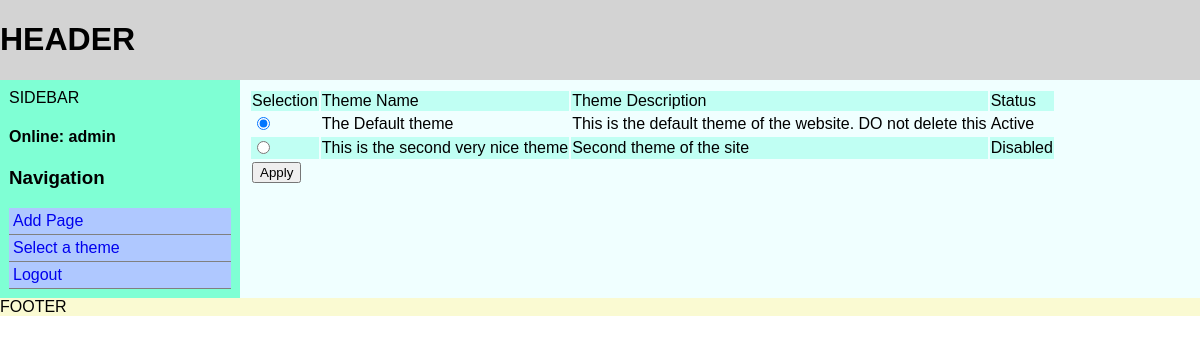
The page /index.php?q=select/theme (signed in) on the database its author committed.
### tables this page shows
CREATE TABLE IF NOT EXISTS `routes` (
  `routeid` int(11) NOT NULL AUTO_INCREMENT,
  `action` varchar(100) NOT NULL,
  `type` varchar(100) DEFAULT NULL,
  `id` tinyint(1) DEFAULT NULL,
  `mod_name` varchar(256) NOT NULL,
  `mod_real_name` varchar(256) NOT NULL,
  `mod_desc` mediumtext NOT NULL,
  `status` tinyint(1) NOT NULL,
  `tier` tinyint(4) NOT NULL,
  PRIMARY KEY (`routeid`)
);

CREATE TABLE IF NOT EXISTS `themes` (
  `tid` int(11) NOT NULL AUTO_INCREMENT,
  `theme_machine_name` varchar(255) DEFAULT NULL,
  `theme_display_name` varchar(255) DEFAULT NULL,
  `theme_desc` text NOT NULL,
  `status` tinyint(1) DEFAULT NULL,
  PRIMARY KEY (`tid`)
);

### includes/classes/class_router.php (called while the page is built, shortened)
<?php
class Router
{
    public static function RunModule(URL $url)
    {
        $db  = new DB();
        $mod_name = $db->GetModuleFromDB($url);
        $file_path = 'modules/'.$mod_name.'/'.$mod_name.".php";
        if (is_readable($file_path))
        {
            if (is_callable($mod_name,True))
            {
                call_user_func($mod_name);
                return True;
            }
        }
        return False;
    }
}
?>

### includes/bootstrap.php (called while the page is built, shortened)
<?php
function boot($debug=False)
{
    $url = new URL();
    Router::RunModule($url);
    t_sidebar(Theme::RenderMainNavMenu());
    Theme::GetActiveTheme();
}
?>

### index.php (called while the page is built, shortened)
<?php
include ("includes/bootstrap.php");
boot();
?>

### includes/classes/class_db.php (called while the page is built, shortened)
<?php
class DB
{
    protected $dbo;
    public function __construct()
    {
        try {
            $this->dbo = new PDO("mysql:host=" . DB_HOST . ";dbname=" . DB_NAME, DB_USER, DB_PASSWORD);
        }
        catch(PDOException $e)
        {
            $this->dbo = $e->errorInfo;
        }
    }
    public function GetActiveTheme()
    {
        $dbo = $this->dbo;
        $stmt = $dbo->prepare("SELECT theme_machine_name FROM themes WHERE status = 1 LIMIT 1");
        $result = $stmt->execute(array());
        if ($result)
        {
            $theme_machine_name = $stmt->fetch();
            return $theme_machine_name['theme_machine_name'];
        }
        return False;
    }
    public function GetSidebarItems()
    {
        $dbo = $this->dbo;
        $sql = "SELECT action,type,id,mod_real_name,tier FROM routes WHERE status=1";
        $stmt = $dbo->prepare($sql);
        $result  = $stmt->execute(array());
        if ($result)
        {
            $items = $stmt->fetchAll(PDO::FETCH_ASSOC);
            return $items;
        }
    }
}
?>

### modules/select_theme/select_theme.php (the view, shortened to what this page needs)
<?php
function select_theme()
{
    $db = new ThemeSwitchDB();
        $themes = $db->GetThemes();
        t_content(display_form($themes));
}
function display_form($themes)
{
    $form = "<form id='select_theme' class='content_form' action='' method='post'> ";
    $form .="<table id='themes' class='content_table'>";
    $form .="<tr><td>Selection</td><td>Theme Name</td><td>Theme Description</td><td>Status</td></tr>";
    foreach ($themes as $theme)
    {
        if ($theme['status'] == 1)
        {
            $status="Active";
            $checked = "checked = 'checked'";
        }
        else
        {
            $status = "Disabled";
            $checked = "";
        }
        $form .= "<tr>";
        $form .= "<td><input type='radio' name='theme' {$checked} value=".$theme['theme_machine_name']. "></td>";
        $form .= "<td>".$theme['theme_display_name']."</td>";
        $form .= "<td>".$theme['theme_desc']."</td>";
        $form .= "<td>{$status}</td>";
        $form .="</tr>";
    }
    $form.="<tr><td colspan='4'><input type='submit' name='Submit' value='Apply'></td></tr>";
    $form.="</table>";
    $form.="</form>";
    return $form;
}
class ThemeSwitchDB extends DB
{
   function GetThemes()
   {
       $dbo = $this->dbo;
       $stmt = $dbo->prepare("SELECT theme_machine_name,theme_display_name,theme_desc,status FROM themes");
       $result = $stmt->execute(array());
       if ($result)
       {
           $themes = $stmt->fetchAll(PDO::FETCH_ASSOC);
           return $themes;
       }
       return False;
   }
}

### includes/classes/class_theme.php (shortened to what this page needs)
<?php
class Theme
{
    public static function GetActiveTheme()
    {
        $db = new DB();
        $theme = $db->GetActiveTheme();
        $theme_path = "themes/".$theme;
        if (is_dir($theme_path))
        {
            if (is_readable($theme_path."/theme.html"))
            {
                return True;
            }
        }
    }
    public static function RenderMainNavMenu()
    {
        $db = new DB();
        $items = $db->GetSidebarItems();
        $html = "<ul id='main-nav' class='nav'>";
        foreach ($items as $item)
        {
            if ((Security::IsLoggedIn()== True) and ($item['action']=='login')) continue;
            if ($item['id'] == 1) continue;
            $html .= "<li class='nav-item'>";
            $html.= "<a class='nav-link' href='".CMS_BASE_URI."?q=".$item['action'];
            if ($item['type']!=null)
            {
                $html.="/".$item['type'];
            }
            $html.="'>".$item['mod_real_name']."</a>";
        }
        $html.="</ul>";
        return $html;
    }
}

### includes/engines/theme_engine.php (shortened to what this page needs)
<?php
function print_content()
{
    if (isset($GLOBALS['content']))
    {
        print($GLOBALS['content']);
    }
    else
    {
        print("No data to display");
    }
}
function print_sidebar()
{
    if (isset($GLOBALS['sidebar']))
    {
        print($GLOBALS['sidebar']);
        return True;
    }
    return False;
}
?>

### themes/default/style.css (style rules this page uses)
* { box-sizing: border-box; }
body { margin: auto; font-family: Arial, helvetica, sans-serif; }
#container-outer { width: 100%; background-color: aqua; height: 100%; margin: 0px; }
#header { width: 100%; background-color: lightgray; overflow: hidden; }
.flex { display: flex; }
#container-inner { width: 100%; overflow: auto; }
#sidebar { width: 20%; background-color: aquamarine; float: left; display: block; padding: 9px; }
tr:nth-child(odd) { background: #c0fff3; }
.nav { list-style: none; text-decoration: none; margin: 0; padding: 0; }
.nav-link { text-decoration: none; border-bottom: 1px solid gray; display: block; padding: 4px; }
.nav-link:link, .nav-link:visited { display: block; background: #afc8ff; }
#content { width: 80%; background-color: azure; float: right; display: block; padding: 9px; }
#footer { width: 100%; background-color: lightgoldenrodyellow; clear: both; overflow: hidden; }

### rows shown on the page
routes: mod_real_name "Add Page"
routes: mod_real_name "Select a theme"
routes: mod_real_name "Logout"
themes: theme_display_name "The Default theme", theme_desc "This is the default theme of the website. DO not delete this", status "Active", theme_machine_name "FOOTER"
themes: theme_display_name "This is the second very nice theme", theme_desc "Second theme of the site", status "Disabled"

### other values the page prints
$GLOBALS['sidebar'] "Online: admin Navigation"
